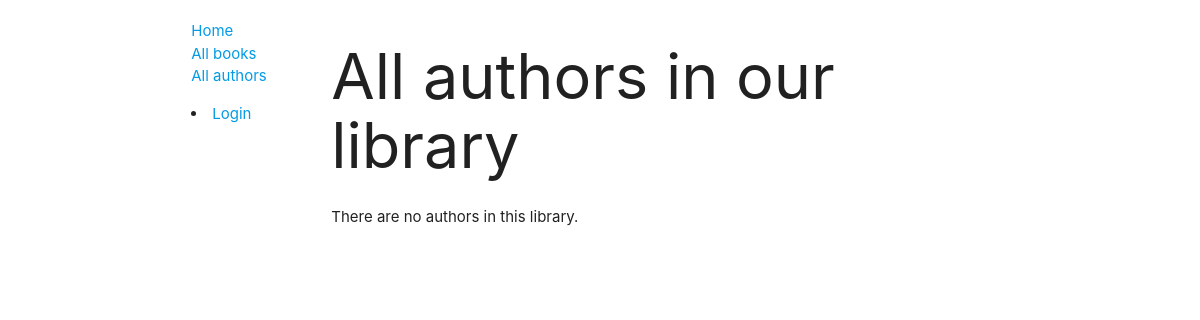
Page /catalog/authors/ on the earlier database version.
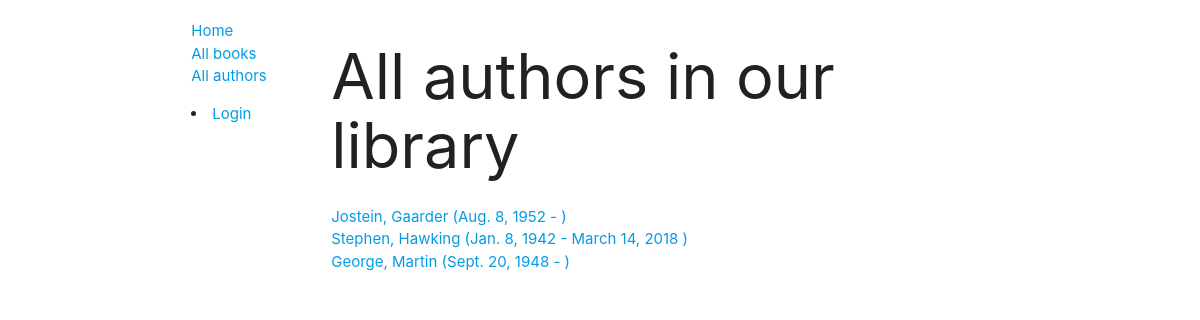
Same page on the later database version.
### catalog/models.py (models this page shows, shortened)
class Author(models.Model):
    first_name = models.CharField(max_length=100)
    last_name = models.CharField(max_length=100)
    date_of_birth = models.DateField('birth', null=True, blank=True)
    date_of_death = models.DateField('died', null=True, blank=True)
    class Meta:
        ordering = ['last_name', 'first_name']
        permissions = (('can_alter_author', 'Change author properties'),)
    def get_absolute_url(self):
        return reverse('author-detail', args=[str(self.id)])

### catalog/views.py (the view)
# urls.py: path('authors/', views.AuthorListView.as_view(), name='authors'),
class AuthorListView(generic.ListView):
    model = Author
    paginate_by = 10

### catalog/templates/catalog/author_list.html
{% extends "base_generic.html" %}
{% block content %}
    <h1>All authors in our library</h1>
    {% if author_list %}
        <ul>
            {% for author in author_list %}
            <li>
                <a href="{{ author.get_absolute_url }}">
                {{ author.first_name }}, {{ author.last_name }} ({{ author.date_of_birth }} - {% if author.date_of_death %} {{ author.date_of_death }} {% endif %})
                </a>
            </li>
            {% endfor %}
        </ul>
    {% else %}
        <p>There are no authors in this library.</p>
    {% endif %}
{% endblock %}

Differences in the rows shown:
added Author: first_name "Jostein", last_name "Gaarder", date_of_birth "Aug. 8, 1952"
added Author: first_name "Stephen", last_name "Hawking", date_of_birth "Jan. 8, 1942", date_of_death "March 14, 2018"
added Author: first_name "George", last_name "Martin", date_of_birth "Sept. 20, 1948"
Other differences:
text no longer shown: "There are no authors in this library."
